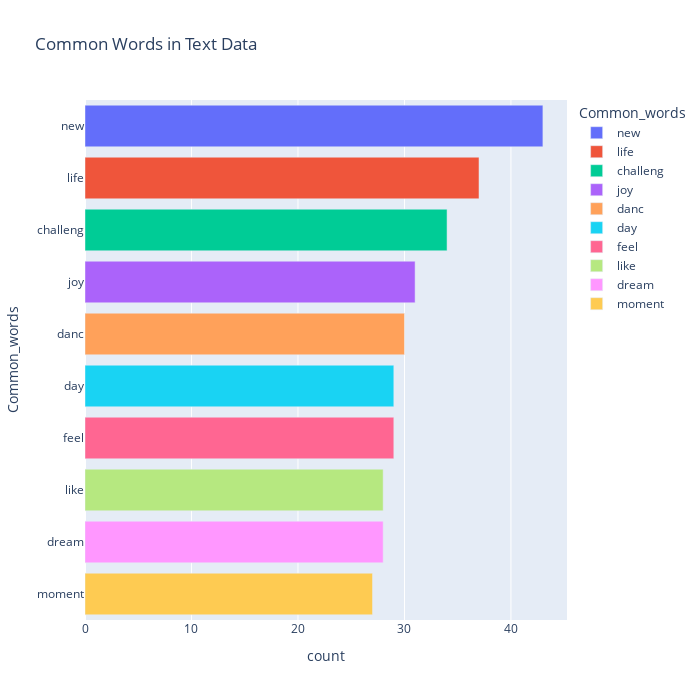

This figure's notebook cell:
### Code cell
df1['temp_list'] = df1['Clean_Text'].apply(lambda x: str(x).split())
top_words = Counter([item for sublist in df1['temp_list'] for item in sublist])
top_words_df = pd.DataFrame(top_words.most_common(10), columns=['Common_words', 'count'])

fig = px.bar(top_words_df,
            x="count",
            y="Common_words",
            title='Common Words in Text Data',
            orientation='h',
            width=700,
            height=700,
            color='Common_words')

fig.show()

### Figure 1 — Plotly figure (JSON) as saved in the notebook; plotly's stock layout.template omitted (floating-point values rounded to 4 significant figures)
{"data": [{"alignmentgroup": "True", "hovertemplate": "Common_words=%{y}<br>count=%{x}<extra></extra>", "legendgroup": "new", "marker": {"color": "#636efa", "pattern": {"shape": ""}}, "name": "new", "offsetgroup": "new", "orientation": "h", "showlegend": true, "textposition": "auto", "type": "bar", "x": [43], "xaxis": "x", "y": ["new"], "yaxis": "y"}, {"alignmentgroup": "True", "hovertemplate": "Common_words=%{y}<br>count=%{x}<extra></extra>", "legendgroup": "life", "marker": {"color": "#EF553B", "pattern": {"shape": ""}}, "name": "life", "offsetgroup": "life", "orientation": "h", "showlegend": true, "textposition": "auto", "type": "bar", "x": [37], "xaxis": "x", "y": ["life"], "yaxis": "y"}, {"alignmentgroup": "True", "hovertemplate": "Common_words=%{y}<br>count=%{x}<extra></extra>", "legendgroup": "challeng", "marker": {"color": "#00cc96", "pattern": {"shape": ""}}, "name": "challeng", "offsetgroup": "challeng", "orientation": "h", "showlegend": true, "textposition": "auto", "type": "bar", "x": [34], "xaxis": "x", "y": ["challeng"], "yaxis": "y"}, {"alignmentgroup": "True", "hovertemplate": "Common_words=%{y}<br>count=%{x}<extra></extra>", "legendgroup": "joy", "marker": {"color": "#ab63fa", "pattern": {"shape": ""}}, "name": "joy", "offsetgroup": "joy", "orientation": "h", "showlegend": true, "textposition": "auto", "type": "bar", "x": [31], "xaxis": "x", "y": ["joy"], "yaxis": "y"}, {"alignmentgroup": "True", "hovertemplate": "Common_words=%{y}<br>count=%{x}<extra></extra>", "legendgroup": "danc", "marker": {"color": "#FFA15A", "pattern": {"shape": ""}}, "name": "danc", "offsetgroup": "danc", "orientation": "h", "showlegend": true, "textposition": "auto", "type": "bar", "x": [30], "xaxis": "x", "y": ["danc"], "yaxis": "y"}, {"alignmentgroup": "True", "hovertemplate": "Common_words=%{y}<br>count=%{x}<extra></extra>", "legendgroup": "day", "marker": {"color": "#19d3f3", "pattern": {"shape": ""}}, "name": "day", "offsetgroup": "day", "orientation": "h", "showlegend": true, "textposition": "auto", "type": "bar", "x": [29], "xaxis": "x", "y": ["day"], "yaxis": "y"}, {"alignmentgroup": "True", "hovertemplate": "Common_words=%{y}<br>count=%{x}<extra></extra>", "legendgroup": "feel", "marker": {"color": "#FF6692", "pattern": {"shape": ""}}, "name": "feel", "offsetgroup": "feel", "orientation": "h", "showlegend": true, "textposition": "auto", "type": "bar", "x": [29], "xaxis": "x", "y": ["feel"], "yaxis": "y"}, {"alignmentgroup": "True", "hovertemplate": "Common_words=%{y}<br>count=%{x}<extra></extra>", "legendgroup": "like", "marker": {"color": "#B6E880", "pattern": {"shape": ""}}, "name": "like", "offsetgroup": "like", "orientation": "h", "showlegend": true, "textposition": "auto", "type": "bar", "x": [28], "xaxis": "x", "y": ["like"], "yaxis": "y"}, {"alignmentgroup": "True", "hovertemplate": "Common_words=%{y}<br>count=%{x}<extra></extra>", "legendgroup": "dream", "marker": {"color": "#FF97FF", "pattern": {"shape": ""}}, "name": "dream", "offsetgroup": "dream", "orientation": "h", "showlegend": true, "textposition": "auto", "type": "bar", "x": [28], "xaxis": "x", "y": ["dream"], "yaxis": "y"}, {"alignmentgroup": "True", "hovertemplate": "Common_words=%{y}<br>count=%{x}<extra></extra>", "legendgroup": "moment", "marker": {"color": "#FECB52", "pattern": {"shape": ""}}, "name": "moment", "offsetgroup": "moment", "orientation": "h", "showlegend": true, "textposition": "auto", "type": "bar", "x": [27], "xaxis": "x", "y": ["moment"], "yaxis": "y"}], "layout": {"barmode": "relative", "height": 700, "legend": {"title": {"text": "Common_words"}, "tracegroupgap": 0}, "title": {"text": "Common Words in Text Data"}, "width": 700, "xaxis": {"anchor": "y", "autorange": true, "domain": [0, 1], "range": [0, 45.26], "title": {"text": "count"}, "type": "linear"}, "yaxis": {"anchor": "x", "autorange": true, "categoryarray": ["moment", "dream", "like", "feel", "day", "danc", "joy", "challeng", "life", "new"], "categoryorder": "array", "domain": [0, 1], "range": [-0.5, 9.5], "title": {"text": "Common_words"}, "type": "category"}}}
